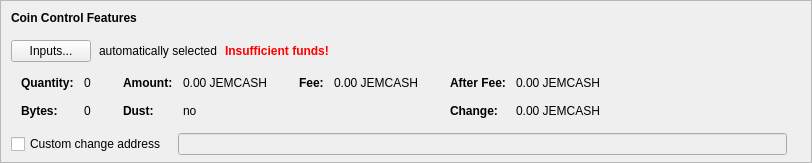
    <widget class="QFrame" name="frameCoinControl">
     <property name="sizePolicy">
      <sizepolicy hsizetype="Expanding" vsizetype="Expanding">
       <horstretch>0</horstretch>
       <verstretch>0</verstretch>
      </sizepolicy>
     </property>
     <property name="maximumSize">
      <size>
       <width>16777215</width>
       <height>16777215</height>
      </size>
     </property>
     <property name="frameShape">
      <enum>QFrame::StyledPanel</enum>
     </property>
     <property name="frameShadow">
      <enum>QFrame::Sunken</enum>
     </property>
     <layout class="QVBoxLayout" name="verticalLayoutCoinControl2">
      <property name="spacing">
       <number>0</number>
      </property>
      <property name="leftMargin">
       <number>0</number>
      </property>
      <property name="topMargin">
       <number>0</number>
      </property>
      <property name="rightMargin">
       <number>0</number>
      </property>
      <property name="bottomMargin">
       <number>6</number>
      </property>
      <item>
       <layout class="QVBoxLayout" name="verticalLayoutCoinControl" stretch="0,0,0,0,1">
        <property name="spacing">
         <number>0</number>
        </property>
        <property name="leftMargin">
         <number>10</number>
        </property>
        <property name="topMargin">
         <number>10</number>
        </property>
        <item>
         <layout class="QHBoxLayout" name="horizontalLayoutCoinControl1">
          <property name="bottomMargin">
           <number>15</number>
          </property>
          <item>
           <widget class="QLabel" name="labelCoinControlFeatures">
            <property name="sizePolicy">
             <sizepolicy hsizetype="Preferred" vsizetype="Maximum">
              <horstretch>0</horstretch>
              <verstretch>0</verstretch>
             </sizepolicy>
            </property>
            <property name="font">
             <font>
              <weight>75</weight>
              <bold>true</bold>
             </font>
            </property>
            <property name="styleSheet">
             <string notr="true">font-weight:bold;</string>
            </property>
            <property name="text">
             <string>Coin Control Features</string>
            </property>
           </widget>
          </item>
         </layout>
        </item>
        <item>
         <layout class="QHBoxLayout" name="horizontalLayoutCoinControl2" stretch="0,0,0,0">
          <property name="spacing">
           <number>8</number>
          </property>
          <property name="bottomMargin">
           <number>10</number>
          </property>
          <item>
           <widget class="QPushButton" name="pushButtonCoinControl">
            <property name="styleSheet">
             <string notr="true"/>
            </property>
            <property name="text">
             <string>Inputs...</string>
            </property>
            <property name="autoDefault">
             <bool>false</bool>
            </property>
           </widget>
          </item>
          <item>
           <widget class="QLabel" name="labelCoinControlAutomaticallySelected">
            <property name="text">
             <string>automatically selected</string>
            </property>
            <property name="margin">
             <number>5</number>
            </property>
           </widget>
          </item>
          <item>
           <widget class="QLabel" name="labelCoinControlInsuffFunds">
            <property name="font">
             <font>
              <weight>75</weight>
              <bold>true</bold>
             </font>
            </property>
            <property name="styleSheet">
             <string notr="true">color:red;font-weight:bold;</string>
            </property>
            <property name="text">
             <string>Insufficient funds!</string>
            </property>
            <property name="margin">
             <number>5</number>
            </property>
           </widget>
          </item>
          <item>
           <spacer name="horizontalSpacerCoinControl">
            <property name="orientation">
             <enum>Qt::Horizontal</enum>
            </property>
            <property name="sizeHint" stdset="0">
             <size>
              <width>40</width>
              <height>1</height>
             </size>
            </property>
           </spacer>
          </item>
         </layout>
        </item>
        <item>
         <widget class="QWidget" name="widgetCoinControl" native="true">
          <property name="sizePolicy">
           <sizepolicy hsizetype="Preferred" vsizetype="Preferred">
            <horstretch>0</horstretch>
            <verstretch>0</verstretch>
           </sizepolicy>
          </property>
          <property name="minimumSize">
           <size>
            <width>0</width>
            <height>0</height>
           </size>
          </property>
          <property name="styleSheet">
           <string notr="true"/>
          </property>
          <layout class="QHBoxLayout" name="horizontalLayoutCoinControl5">
           <property name="leftMargin">
            <number>0</number>
           </property>
           <property name="topMargin">
            <number>0</number>
           </property>
           <property name="rightMargin">
            <number>0</number>
           </property>
           <property name="bottomMargin">
            <number>0</number>
           </property>
           <item>
            <layout class="QHBoxLayout" name="horizontalLayoutCoinControl3" stretch="0,0,0,1">
             <property name="spacing">
              <number>20</number>
             </property>
             <property name="topMargin">
              <number>0</number>
             </property>
             <property name="bottomMargin">
              <number>10</number>
             </property>
             <item>
              <layout class="QFormLayout" name="formLayoutCoinControl1">
               <property name="horizontalSpacing">
                <number>10</number>
               </property>
               <property name="verticalSpacing">
                <number>14</number>
               </property>
               <property name="leftMargin">
                <number>10</number>
               </property>
               <property name="topMargin">
                <number>4</number>
               </property>
               <property name="rightMargin">
                <number>6</number>
               </property>
               <item row="0" column="0">
                <widget class="QLabel" name="labelCoinControlQuantityText">
                 <property name="font">
                  <font>
                   <weight>75</weight>
                   <bold>true</bold>
                  </font>
                 </property>
                 <property name="text">
                  <string>Quantity:</string>
                 </property>
                 <property name="margin">
                  <number>0</number>
                 </property>
                </widget>
               </item>
               <item row="0" column="1">
                <widget class="QLabel" name="labelCoinControlQuantity">
                 <property name="cursor">
                  <cursorShape>IBeamCursor</cursorShape>
                 </property>
                 <property name="contextMenuPolicy">
                  <enum>Qt::ActionsContextMenu</enum>
                 </property>
                 <property name="text">
                  <string notr="true">0</string>
                 </property>
                 <property name="margin">
                  <number>0</number>
                 </property>
                 <property name="textInteractionFlags">
                  <set>Qt::LinksAccessibleByMouse|Qt::TextSelectableByKeyboard|Qt::TextSelectableByMouse</set>
                 </property>
                </widget>
               </item>
               <item row="1" column="0">
                <widget class="QLabel" name="labelCoinControlBytesText">
                 <property name="font">
                  <font>
                   <weight>75</weight>
                   <bold>true</bold>
                  </font>
                 </property>
                 <property name="text">
                  <string>Bytes:</string>
                 </property>
                </widget>
               </item>
               <item row="1" column="1">
                <widget class="QLabel" name="labelCoinControlBytes">
                 <property name="cursor">
                  <cursorShape>IBeamCursor</cursorShape>
                 </property>
                 <property name="contextMenuPolicy">
                  <enum>Qt::ActionsContextMenu</enum>
                 </property>
                 <property name="text">
                  <string notr="true">0</string>
                 </property>
                 <property name="textInteractionFlags">
                  <set>Qt::LinksAccessibleByMouse|Qt::TextSelectableByKeyboard|Qt::TextSelectableByMouse</set>
                 </property>
                </widget>
               </item>
              </layout>
             </item>
             <item>
              <layout class="QFormLayout" name="formLayoutCoinControl2">
               <property name="horizontalSpacing">
                <number>10</number>
               </property>
               <property name="verticalSpacing">
                <number>14</number>
               </property>
               <property name="leftMargin">
                <number>6</number>
               </property>
               <property name="topMargin">
                <number>4</number>
               </property>
               <property name="rightMargin">
                <number>6</number>
               </property>
               <item row="0" column="0">
                <widget class="QLabel" name="labelCoinControlAmountText">
                 <property name="font">
                  <font>
                   <weight>75</weight>
                   <bold>true</bold>
                  </font>
                 </property>
                 <property name="text">
                  <string>Amount:</string>
                 </property>
                 <property name="margin">
                  <number>0</number>
                 </property>
                </widget>
               </item>
               <item row="0" column="1">
                <widget class="QLabel" name="labelCoinControlAmount">
                 <property name="cursor">
                  <cursorShape>IBeamCursor</cursorShape>
                 </property>
                 <property name="contextMenuPolicy">
                  <enum>Qt::ActionsContextMenu</enum>
                 </property>
                 <property name="text">
                  <string notr="true">0.00 JEMCASH</string>
                 </property>
                 <property name="textInteractionFlags">
                  <set>Qt::LinksAccessibleByMouse|Qt::TextSelectableByKeyboard|Qt::TextSelectableByMouse</set>
                 </property>
                </widget>
               </item>
               <item row="1" column="0">
                <widget class="QLabel" name="labelCoinControlLowOutputText">
                 <property name="font">
                  <font>
                   <weight>75</weight>
                   <bold>true</bold>
                  </font>
                 </property>
                 <property name="text">
                  <string>Dust:</string>
                 </property>
                </widget>
               </item>
               <item row="1" column="1">
                <widget class="QLabel" name="labelCoinControlLowOutput">
                 <property name="cursor">
                  <cursorShape>IBeamCursor</cursorShape>
                 </property>
                 <property name="contextMenuPolicy">
                  <enum>Qt::ActionsContextMenu</enum>
                 </property>
                 <property name="text">
                  <string notr="true">no</string>
                 </property>
                 <property name="textInteractionFlags">
                  <set>Qt::LinksAccessibleByMouse|Qt::TextSelectableByKeyboard|Qt::TextSelectableByMouse</set>
                 </property>
                </widget>
               </item>
              </layout>
             </item>
             <item>
              <layout class="QFormLayout" name="formLayoutCoinControl3">
               <property name="horizontalSpacing">
                <number>10</number>
               </property>
               <property name="verticalSpacing">
                <number>14</number>
               </property>
               <property name="leftMargin">
                <number>6</number>
               </property>
               <property name="topMargin">
                <number>4</number>
               </property>
               <property name="rightMargin">
                <number>6</number>
               </property>
               <item row="0" column="0">
                <widget class="QLabel" name="labelCoinControlFeeText">
                 <property name="font">
                  <font>
                   <weight>75</weight>
                   <bold>true</bold>
                  </font>
                 </property>
                 <property name="text">
                  <string>Fee:</string>
                 </property>
                 <property name="margin">
                  <number>0</number>
                 </property>
                </widget>
               </item>
               <item row="0" column="1">
                <widget class="QLabel" name="labelCoinControlFee">
                 <property name="cursor">
                  <cursorShape>IBeamCursor</cursorShape>
                 </property>
                 <property name="contextMenuPolicy">
                  <enum>Qt::ActionsContextMenu</enum>
                 </property>
                 <property name="text">
                  <string notr="true">0.00 JEMCASH</string>
                 </property>
                 <property name="textInteractionFlags">
                  <set>Qt::LinksAccessibleByMouse|Qt::TextSelectableByKeyboard|Qt::TextSelectableByMouse</set>
                 </property>
                </widget>
               </item>
              </layout>
             </item>
             <item>
              <layout class="QFormLayout" name="formLayoutCoinControl4">
               <property name="horizontalSpacing">
                <number>10</number>
               </property>
               <property name="verticalSpacing">
                <number>14</number>
               </property>
               <property name="leftMargin">
                <number>6</number>
               </property>
               <property name="topMargin">
                <number>4</number>
               </property>
               <property name="rightMargin">
                <number>6</number>
               </property>
               <item row="0" column="0">
                <widget class="QLabel" name="labelCoinControlAfterFeeText">
                 <property name="font">
                  <font>
                   <weight>75</weight>
                   <bold>true</bold>
                  </font>
                 </property>
                 <property name="text">
                  <string>After Fee:</string>
                 </property>
                 <property name="margin">
                  <number>0</number>
                 </property>
                </widget>
               </item>
               <item row="0" column="1">
                <widget class="QLabel" name="labelCoinControlAfterFee">
                 <property name="cursor">
                  <cursorShape>IBeamCursor</cursorShape>
                 </property>
                 <property name="contextMenuPolicy">
                  <enum>Qt::ActionsContextMenu</enum>
                 </property>
                 <property name="text">
                  <string notr="true">0.00 JEMCASH</string>
                 </property>
                 <property name="textInteractionFlags">
                  <set>Qt::LinksAccessibleByMouse|Qt::TextSelectableByKeyboard|Qt::TextSelectableByMouse</set>
                 </property>
                </widget>
               </item>
               <item row="1" column="0">
                <widget class="QLabel" name="labelCoinControlChangeText">
                 <property name="font">
                  <font>
                   <weight>75</weight>
                   <bold>true</bold>
                  </font>
                 </property>
                 <property name="text">
                  <string>Change:</string>
                 </property>
                </widget>
               </item>
               <item row="1" column="1">
                <widget class="QLabel" name="labelCoinControlChange">
                 <property name="cursor">
                  <cursorShape>IBeamCursor</cursorShape>
                 </property>
                 <property name="contextMenuPolicy">
                  <enum>Qt::ActionsContextMenu</enum>
                 </property>
                 <property name="text">
                  <string notr="true">0.00 JEMCASH</string>
                 </property>
                 <property name="textInteractionFlags">
                  <set>Qt::LinksAccessibleByMouse|Qt::TextSelectableByKeyboard|Qt::TextSelectableByMouse</set>
                 </property>
                </widget>
               </item>
              </layout>
             </item>
            </layout>
           </item>
          </layout>
         </widget>
        </item>
        <item>
         <layout class="QHBoxLayout" name="horizontalLayoutCoinControl4" stretch="0,0,0">
          <property name="spacing">
           <number>12</number>
          </property>
          <property name="sizeConstraint">
           <enum>QLayout::SetDefaultConstraint</enum>
          </property>
          <property name="topMargin">
           <number>5</number>
          </property>
          <property name="rightMargin">
           <number>5</number>
          </property>
          <item>
           <widget class="QCheckBox" name="checkBoxCoinControlChange">
            <property name="toolTip">
             <string>If this is activated, but the change address is empty or invalid, change will be sent to a newly generated address.</string>
            </property>
            <property name="text">
             <string>Custom change address</string>
            </property>
           </widget>
          </item>
          <item>
           <widget class="QValidatedLineEdit" name="lineEditCoinControlChange">
            <property name="enabled">
             <bool>false</bool>
            </property>
            <property name="sizePolicy">
             <sizepolicy hsizetype="Expanding" vsizetype="Fixed">
              <horstretch>0</horstretch>
              <verstretch>0</verstretch>
             </sizepolicy>
            </property>
           </widget>
          </item>
          <item>
           <widget class="QLabel" name="labelCoinControlChangeLabel">
            <property name="sizePolicy">
             <sizepolicy hsizetype="Preferred" vsizetype="Expanding">
              <horstretch>0</horstretch>
              <verstretch>0</verstretch>
             </sizepolicy>
            </property>
            <property name="minimumSize">
             <size>
              <width>0</width>
              <height>0</height>
             </size>
            </property>
            <property name="text">
             <string/>
            </property>
            <property name="margin">
             <number>3</number>
            </property>
           </widget>
          </item>
         </layout>
        </item>
        <item>
         <spacer name="verticalSpacerCoinControl">
          <property name="orientation">
           <enum>Qt::Vertical</enum>
          </property>
          <property name="sizeHint" stdset="0">
           <size>
            <width>800</width>
            <height>1</height>
           </size>
          </property>
         </spacer>
        </item>
       </layout>
      </item>
     </layout>
    </widget>
